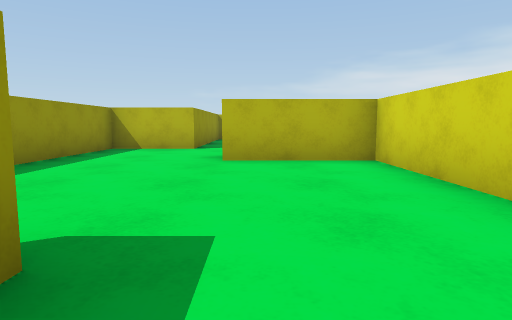
View 1 (above)

24 first-person views from a walk through a scene from a Unity 3-D project. The camera is 0.58 m above the floor, tilts 6° down and sees 75° across. The floor is counted in squares, 1 m on a side. Each view is taken from the middle of a square. On the plan, view 1 faces up. The plan holds only what a view shows up to about 9 squares ahead; the rest is blank. The place goes on beyond the plan. The player character is not drawn.

View 2
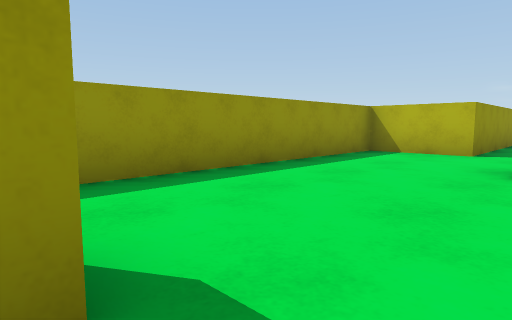

View 3
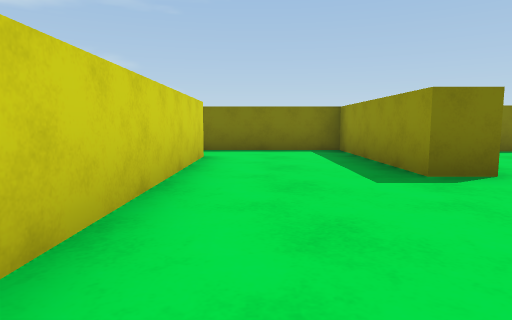

View 4
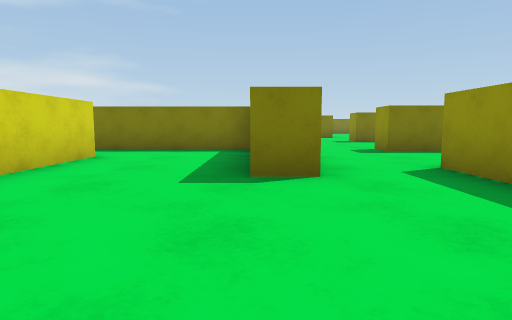

View 5
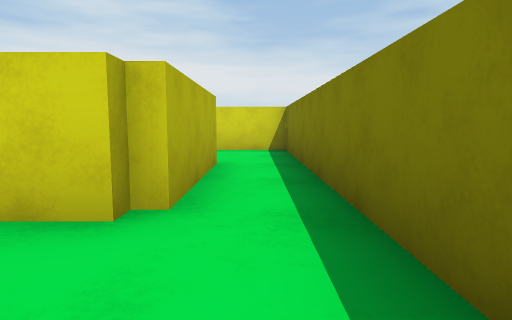

View 6
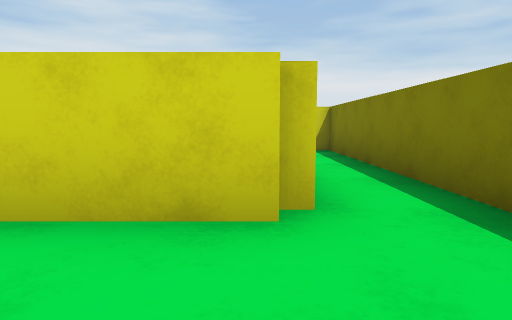

View 7
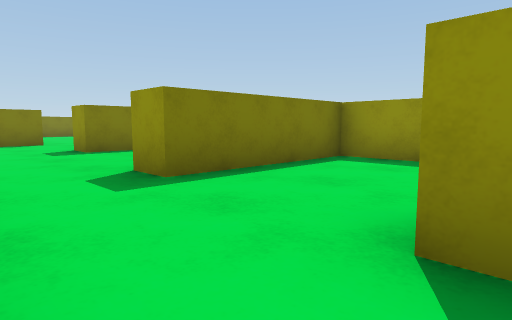

View 8
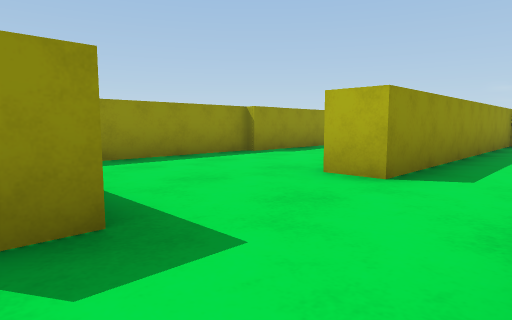

View 9
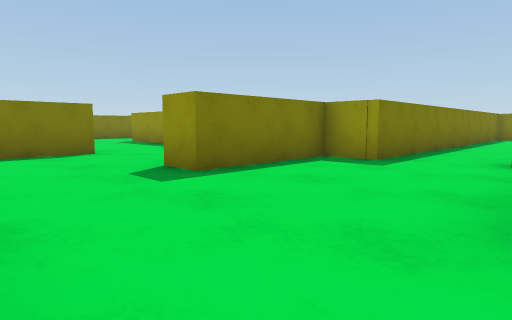

View 10
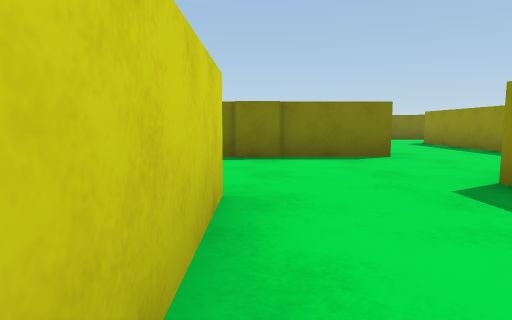

View 11
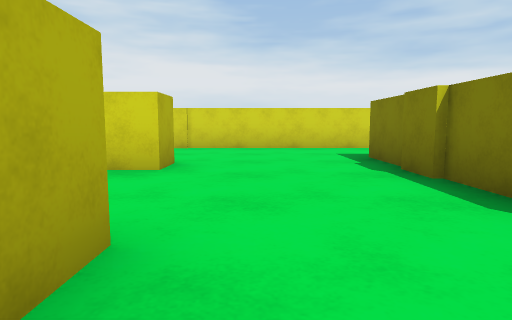

View 12
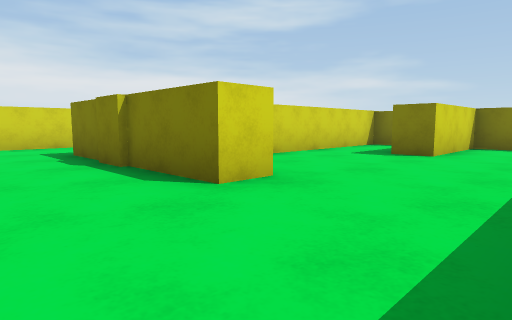

View 13
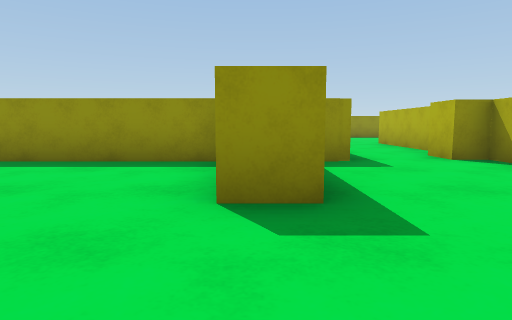

View 14
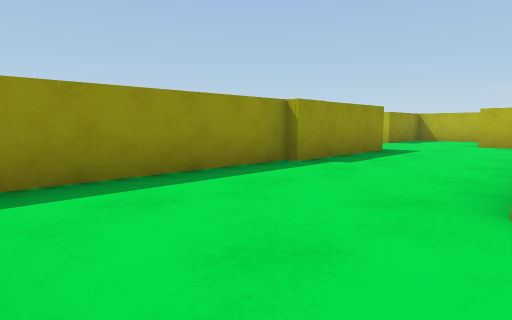

View 15
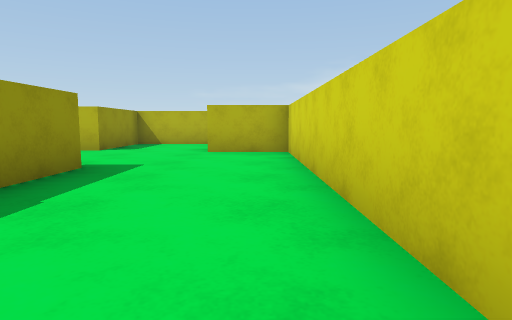

View 16
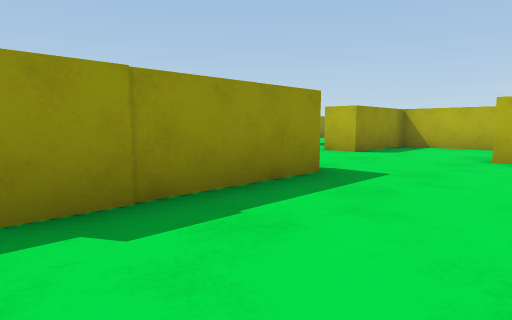

View 17
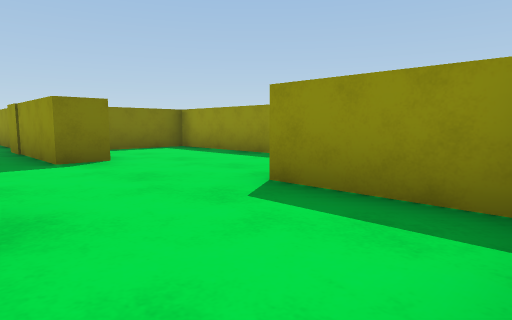

View 18
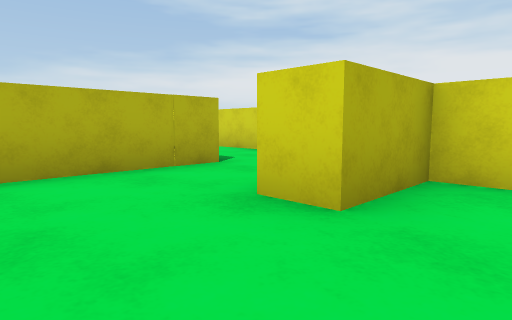

View 19
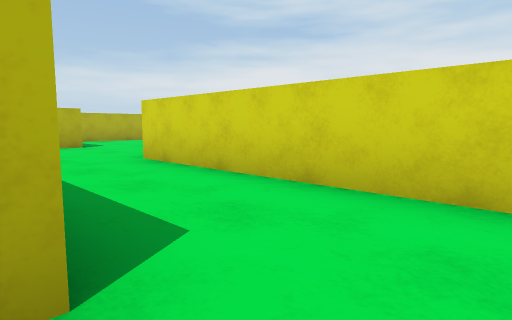

View 20
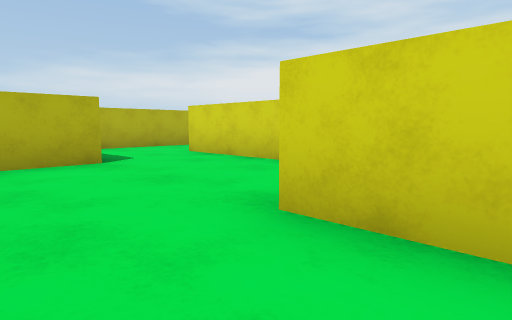

View 21
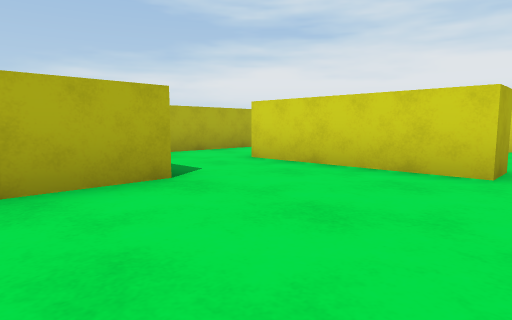

View 22
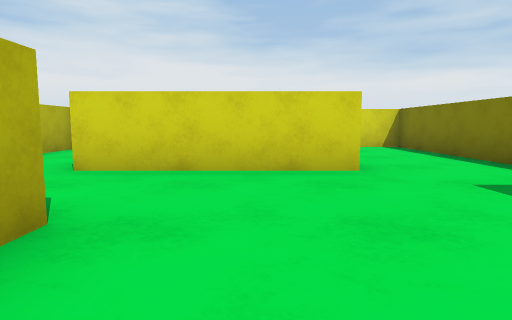

View 23
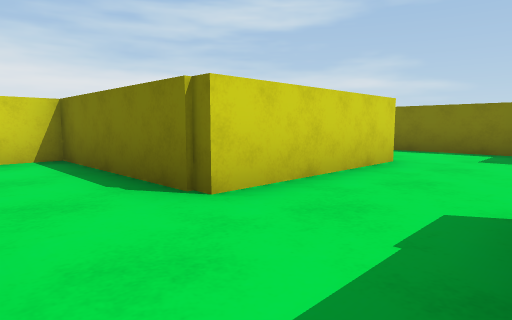

View 24
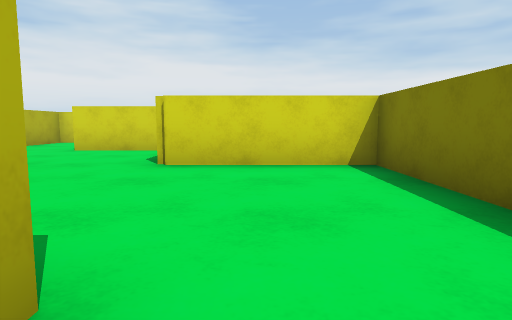

### Floor plan
Points are (right, up) in squares from view 1. A wall is a line through its corners. A room is listed if a view was taken in it or the views show most of it. See-through windows are left out.
Room 1 (views 1, 2, 3, 4, 5, 6, 7)
walls: (-1.8, 1.3) (-0.9, 1.3) (-0.9, -2.7) (7.8, -2.7) (7.8, -1); (5.1, -1.4) (2, -1.4) (2, 5.5) (-0.6, 5.5); (-2.5, 8.2) (-3.5, 8.2) (-3.5, 0.5)
ways out: opening at (-2.5, 1) to room 4; opening at (-1, 7.7); opening at (6.5, -1)
Room 2 (views 8, 9, 10, 13)
walls: (-7, -3.1) (-7.6, -3.1) (-7.6, -3.7) (-8.4, -3.7); (-3.9, -2.3) (-3.9, -3.1); (-9.5, -3.1) (-11.1, -3.1); (-4.3, -10) (0.1, -10); (-0.9, -6.8) (-1.7, -6.8) (-1.7, -4.2); (-12.4, -5.5) (-7.3, -5.5) (-7.3, -6.5) (-4.4, -6.5) (-4.4, -7.3) (-5.2, -7.3); (2.2, -10.9) (2.2, -5.9)
ways out: opening at (-4.5, -8.5) to room 3; opening at (-2.5, -3) to room 4; opening at (1.5, -10)
Room 3 (views 11, 12)
walls: (-4.3, -10.9) (-4.3, -10); (-5, -16.5) (-5, -14.7) (-4.1, -14.7); (-7.3, -7.6) (-7.3, -13.1); (-2.3, -16.2) (-2.3, -13)
ways out: opening at (-4.5, -8.5) to room 2
Room 4 (views 14, 15, 16, 18)
walls: (-7.6, 2.4) (-7.6, -2.3) (-3.9, -2.3); (-8.2, 5.5) (-7.3, 5.5) (-7.3, 2.2); (-4.3, 1.8) (-4.3, 8.2) (-6, 8.2) (-6, 9); (-3.5, 0.5) (-4.4, 0.5); (-11.1, 6.4) (-11.1, 3.1) (-9, 3.1); (-8.6, 9.6) (-8.6, 8.6) (-9.4, 8.6)
ways out: opening at (-2.5, 1) to room 1; opening at (-2.5, -3) to room 2; opening at (-7.5, 9) to room 6; opening at (-10, 9.5)
Room 5 (views 17, 19, 20, 21, 22, 23, 24)
walls: (-2, 19.2) (-3.6, 19.2); (0.2, 16.7) (0.2, 20.4) (4.1, 20.4) (4.1, 21.2); (-1, 14.2) (0.4, 14.2); (-4.6, 11.1) (-6.6, 11.1); (-2.3, 10.2) (-2.3, 15.5); (4, 22.4) (-1, 22.4)
ways out: opening at (-5.5, 10.5) to room 6; opening at (1, 15.5)
Room 6 (no view inside)
walls: (-6.6, 11.1) (-8.6, 11.1) (-8.6, 9.6)
ways out: opening at (-7.5, 9) to room 4; opening at (-5.5, 10.5) to room 5

Positions as (right, up) in squares from view 1, and headings:
1: (0, 0), facing up
2: (0, 1), facing up-left
3: (1, 5), facing down
4: (-1, 5), facing down
5: (0, -2), facing right
6: (0, -1), facing right
7: (-2, 1), facing down-left
8: (-2, -3), facing up-left
9: (-2, -3), facing down-left
10: (-2, -4), facing down
11: (-6, -8), facing right
12: (-7, -8), facing down-right
13: (-2, -7), facing left
14: (-4, -2), facing up-left
15: (-5, 1), facing up
16: (-5, 2), facing up-left
17: (-6, 11), facing down-left
18: (-8, 7), facing up-right
19: (-5, 10), facing up-right
20: (-4, 14), facing up-right
21: (-4, 16), facing up-right
22: (-4, 18), facing right
23: (-2, 22), facing down-right
24: (0, 16), facing right
